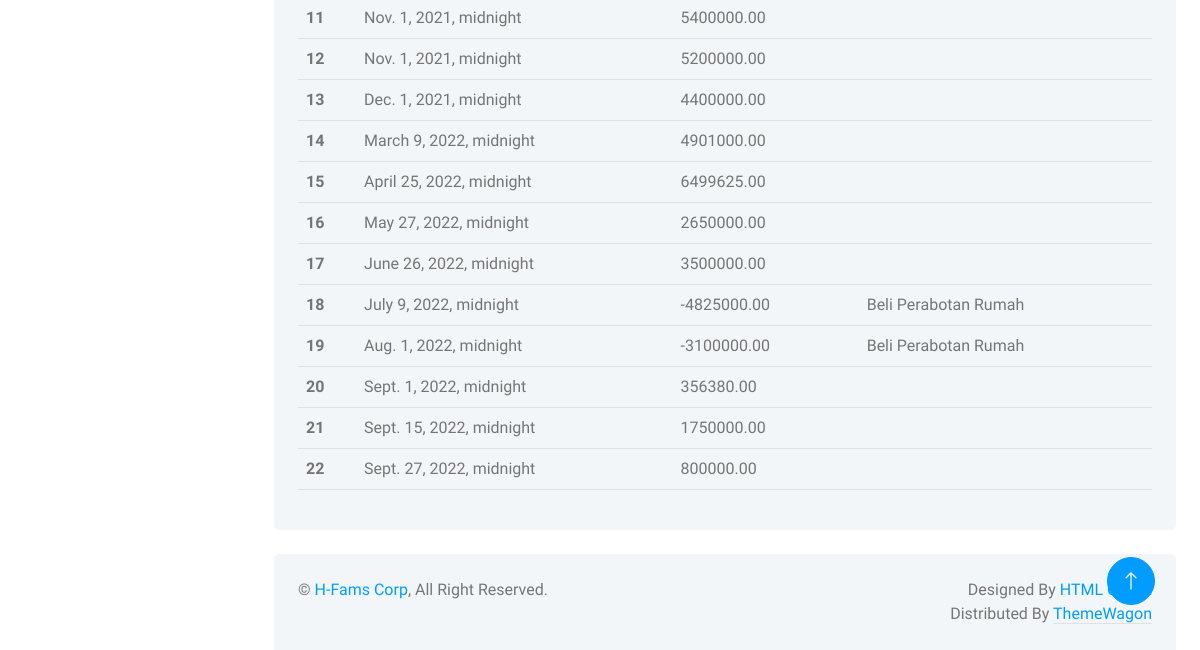
Page /account/depoinvestment/ (lower part) on the earlier database version.
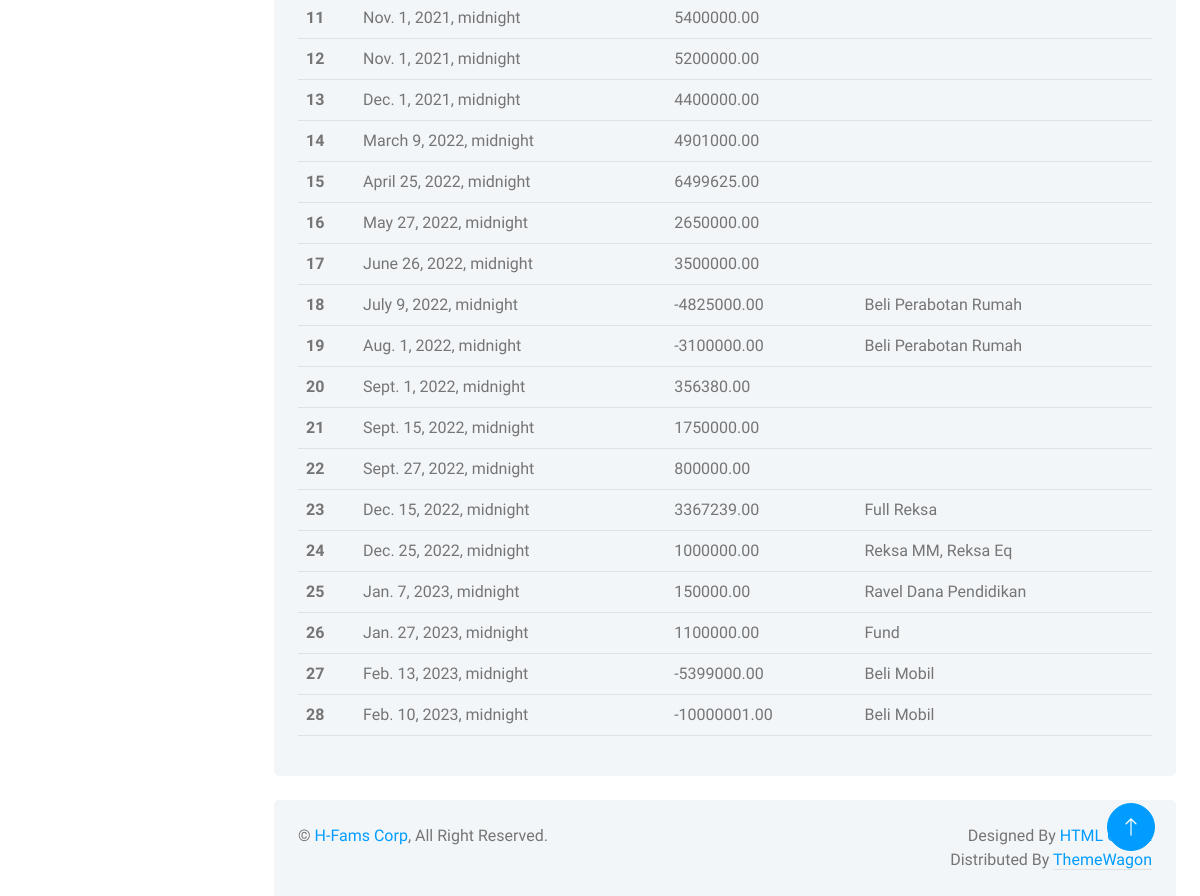
Same page on the later database version.
### account/models.py (models this page shows)
class acc_investment_deposit(models.Model):
    date_created = models.DateTimeField(default=datetime.now(), db_column="CREATED_DATE")
    description = models.CharField(max_length=30, db_column="DESCRIPTION")
    amount = models.DecimalField(db_column="AMOUNT", blank=True, null=True, decimal_places=2, max_digits=20)
    class Meta:
        db_table = 'ACC_INVESTMENT_DEPOSIT'

### account/views.py (the view, shortened to what this page needs)
# urls.py: path('depoinvestment/', views.depoinvestment_view, name='depoinvestment'),
@csrf_protect
def depoinvestment_view(request):
    datadepo = acc_investment_deposit.objects.all()
    context = {
        'title':'H - Expense',
        'dashboard_active':'Account',
        'datadepo':datadepo,
        }
    return render(request, 'account/depoinvestment_view.html', context)

### account/templates/account/depoinvestment_view.html (shortened to what this page needs)
{% extends 'base_site.html' %}
{% load static %}
{% block content %}
<div class="container-fluid pt-4 px-4">
    <div class="row g-4">
        <div class="col-sm-12 col-xl-12">
            <div class="bg-light rounded h-100 p-4">
                <table class="table table-hover">
                    <tbody>
                        {% for data in datadepo %}
                        <tr>
                            <th scope="row">{{forloop.counter}}</th>
                            <td>{{data.date_created}}</td>
                            <td>{{data.amount}}</td>
                            <td>{{data.description}}</td>
                        </tr>
                        {% endfor %}
                    </tbody>
                </table>
            </div>
        </div>
    </div>
</div>
{% endblock content %}

Differences in the rows shown:
added acc_investment_deposit: date_created "Dec. 15, 2022, midnight", amount "3367239.00", description "Full Reksa"
added acc_investment_deposit: date_created "Dec. 25, 2022, midnight", amount "1000000.00", description "Reksa MM, Reksa Eq"
added acc_investment_deposit: date_created "Jan. 7, 2023, midnight", amount "150000.00", description "Ravel Dana Pendidikan"
added acc_investment_deposit: date_created "Jan. 27, 2023, midnight", amount "1100000.00", description "Fund"
added acc_investment_deposit: date_created "Feb. 13, 2023, midnight", amount "-5399000.00", description "Beli Mobil"
added acc_investment_deposit: date_created "Feb. 10, 2023, midnight", amount "-10000001.00", description "Beli Mobil"
